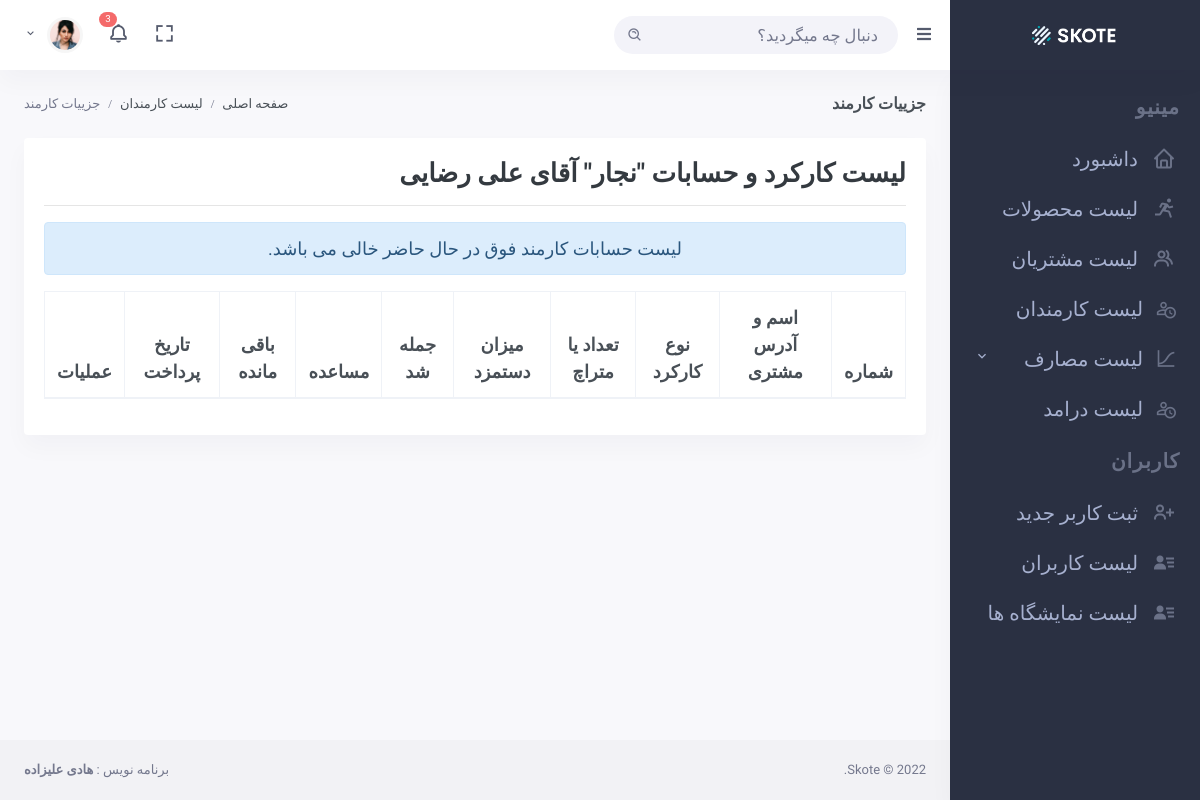
The page /employee/detail/1/ (signed in) on the database its author committed.
### base/models.py (models this page shows, shortened)
class Employee(models.Model):
    SALARY =  (
        ("ماهوار", "ماهوار"),
        ("کونترات", "کونترات"),
    )
    emp_type = models.ForeignKey(EmployeeType, on_delete=models.SET_NULL, null=True)
    first_name = models.CharField(max_length=255)
    last_name = models.CharField(max_length=255)
    address = models.CharField(max_length=500)
    phone_number = models.CharField(max_length=20)
    salary = models.CharField(max_length=20, choices=SALARY)
    salary_per_month = models.DecimalField(max_digits=8, decimal_places=2, null=True, blank=True)
    created_at = models.DateTimeField(auto_now_add=True)
    updated_at = models.DateTimeField(auto_now=True)

class EmployeeType(models.Model):
    name = models.CharField(max_length=200)
    description = models.TextField(null=True, blank=True)

### users/decorators.py (the view)
        def wrapper_func(request, *args, **kwargs):
            group = None
            if request.user.groups.exists():
                group = request.user.groups.all()[0].name
            if group in groups:
                return view_func(request, *args, **kwargs)
            else:
                return redirect("unauthorize")

### base/views/employee_views.py (called while the page is built)
@login_required(login_url="login")
@allowed_groups(groups=['admin'])
def employee_detail_view(request, pk):
    employee = Employee.objects.get(pk=pk)
    works = employee.employeefee_set.all()
    context = {
        "employee" : employee,
        "works" : works
    }
    return render(request, "base/employees/detail.html", context)

### base/templates/base/employees/detail.html (shortened to what this page needs)
{% extends 'base.html' %}
{% load widget_tweaks %}
{% load jalali_tags %}
{% block page_title %}
جزییات کارمند
{% endblock page_title %}
{% block breadcrumb %}
<ol class="breadcrumb m-0">
    <li class="breadcrumb-item"><a href="/">صفحه اصلی</a></li>
    <li class="breadcrumb-item"><a href="{% url 'employee-list' %}">لیست کارمندان</a></li>
    <li class="breadcrumb-item active">جزییات کارمند </li>
</ol>
{% endblock breadcrumb %}
{% block content %}
    <div class="row">
        <div class="col-lg-12 m-auto">
            <div class="card">
                <div class="card-body">
                    <h2 class="text-dark" style="font-weight: bold;">لیست کارکرد و حسابات "{{employee.emp_type.name}}" آقای {{employee.first_name}} {{employee.last_name}}</h2>
                    <hr>
                    <table class="table table-md table-bordered">
                        <thead>
                            <tr>
                                <th class="font-size-18 text-center">شماره</th>
                                <th class="font-size-18 text-center">اسم و آدرس مشتری</th>
                                <th class="font-size-18 text-center">نوع کارکرد</th>
                                <th class="font-size-18 text-center">تعداد یا متراچ</th>
                                <th class="font-size-18 text-center">میزان دستمزد</th>
                                <th class="font-size-18 text-center">جمله شد</th>
                                <th class="font-size-18 text-center">مساعده</th>
                                <th class="font-size-18 text-center">باقی مانده</th>
                                <th class="font-size-18 text-center">تاریخ پرداخت</th>
                                <th class="font-size-18 text-center">عملیات</th>
                            </tr>
                        </thead>
                        <tbody>
                            {% for work in works %}
                                <tr>
                                    <td class="font-size-16 text-center">{{forloop.counter}}</td>
                                    <td class="font-size-16 text-center">{{work.order_detail.order.customer.first_name}} {{work.order_detail.order.customer.address}}</td>
                                    <td class="font-size-16 text-center">{{work.order_detail.category.name}} {{work.order_detail.type}}</td>
                                    <td class="font-size-16 text-center">{{work.order_detail.quantity}}</td>
                                    <td class="font-size-16 text-center">{{work.fee}}</td>
                                    <td class="font-size-16 text-center">{{work.total_amount}}</td>
                                    <td class="font-size-16 text-center">{{work.get_amount}}</td>
                                    <td class="font-size-16 text-center">{{work.remain_amount}}</td>
                                    <td class="font-size-16 text-center">{{work.updated_at|to_jalali:"%Y/%m/%d"}}</td>
                                    <td class="font-size-16 text-center">
                                        {% if work.get_amount == work.total_amount %}
                                        <button class="btn btn-outline-success">پرداخت شد</button>
                                        {% else %}
                                        <button
                                        data-toggle="modal"
                                        data-target="#employee-pay"
                                        data-name="{{work.employee.first_name}} {{work.employee.last_name}}"
                                        data-work="{{work.order_detail.category.name}} {{work.order_detail.type}}"
                                        data-remain="{{work.remain_amount}}"
                                        data-order_detail="{{work.id}}"
                                        class="btn btn-outline-dark pay-btns">پرداخت</button>
                                        {% endif %}
                                    </td>
                                </tr>
                            {% empty %}
                                <p class="alert alert-info text-center font-size-18">لیست حسابات کارمند فوق در حال حاضر خالی می باشد.</p>
                            {% endfor %}
                        </tbody>
                    </table>
                </div>
            </div>
        </div>
    </div>
{% endblock content %}

### static/assets/css/custom.css (style rules this page uses)
body { font-family: 'Baloo Bhaijaan 2', cursive !important; }

### rows shown on the page
Employee: emp_type.name "نجار", first_name "علی", last_name "رضایی"
